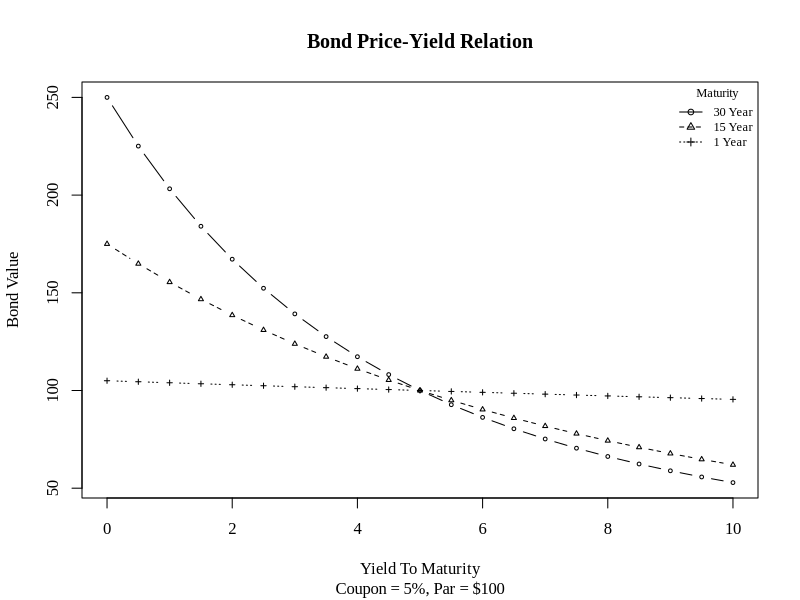

This figure's R source:
# 3.6 Embedded Functions Test.R
# function, optimize
# rmarkdown::render("3.6 Embedded Functions Test.R", "word_document")
rm(list = ls())  # Take out the Environment "trash"
cat("\014") # Clear Console, making error checking easier.
while (!is.null(dev.list()))  dev.off() # Clear old plots
par(family = 'Times New Roman') # Globally set fonts for graphs
# Libraries
#  stats: optimize, solving for yield to maturity
Packages <- c("stats") 
if(length(setdiff(Packages, rownames(installed.packages()))) > 0) {
  install.packages(setdiff(Packages, rownames(installed.packages())))
} # Make sure libraries are installed on this computer
lapply(Packages, library, character.only=TRUE) # Load and attach libraries
rm(Packages)
# Bond inputs
CouponRate = 5.0
ParValue = 100.0
YearsToMaturity = 30
YieldToMaturity = 6.0
ActualPrice = 80.0
NumberOfObservations = 21
YieldLowerBound = 0.0
YieldUpperBound = 10.0
YieldStepSize = (YieldUpperBound - YieldLowerBound)/(NumberOfObservations-1)
#
# Bond value function
#
FRMBondValue <- function(tempYieldToMaturity, tempCouponRate, tempParValue, 
  tempYearsToMaturity){
  PV = 0.0 # Present value variable
  for (i in 1:tempYearsToMaturity){
    PV = PV + ((tempCouponRate/100.0)*tempParValue) / 
      ((1.0 + (tempYieldToMaturity/100.0))^i)
  }
  return(PV + tempParValue / 
    ((1.0 + (tempYieldToMaturity/100.0))^tempYearsToMaturity))
}
# Test the function
BondValue = FRMBondValue(YieldToMaturity, CouponRate, ParValue, 
  YearsToMaturity)
BondValue
#
# Yield to maturity function with bond function (Version 1)
#
# Function that finds the difference between market and model bond prices
BondValue <- 90
FRMPriceDifferenceWFunction <- function(tempYieldToMaturity, tempCouponRate, 
  tempParValue, tempYearsToMaturity, tempActualPrice){
  tempBV <- FRMBondValue(tempYieldToMaturity, tempCouponRate, tempParValue, 
    tempYearsToMaturity)
  return(abs(tempActualPrice - tempBV))
}
TestDifference1 = FRMPriceDifferenceWFunction(YieldToMaturity, CouponRate, 
  ParValue, YearsToMaturity, BondValue)
TestDifference1
#
# Yield to maturity function with embedded bond value calculation (Version 2)
#
# Function that finds the difference between market and model bond prices
FRMPriceDifference <- function(tempYieldToMaturity, tempCouponRate, 
  tempParValue, tempYearsToMaturity, tempActualPrice){
  PV = 0.0 # Present value variable
  for (i in 1:tempYearsToMaturity){
    PV = PV + ((tempCouponRate/100.0)*tempParValue) / 
      ((1.0 + (tempYieldToMaturity/100.0))^i)
  }
  return(abs(tempActualPrice - (PV + tempParValue 
    / ((1.0 + (tempYieldToMaturity/100.0))^tempYearsToMaturity))))
}
# Test the function -- should be 0 if using BondValue from calculation above
BondValue = 90
TestDifference2 = FRMPriceDifference(YieldToMaturity, CouponRate, ParValue, 
  YearsToMaturity, BondValue)
TestDifference2
TestDifference2 - TestDifference1
# Minimize the objective function (FRMPriceDifference) by changing 
#  YieldToMaturity
# ?'optimize' # Help on optimize function
# Note using ActualPrice and not BondValue
# optimize will solve for the first parameter in the function 
# (tempYieldToMatuirity in FRMPriceDifference here)
solution = optimize(FRMPriceDifferenceWFunction, tempCouponRate = CouponRate, 
  tempParValue = ParValue, tempYearsToMaturity = YearsToMaturity, 
  tempActualPrice = ActualPrice, interval = c(0,1000), 
  tol = .Machine$double.eps^0.25)
solution
# Print YieldToMaturity that equates actual and model bond prices
BondYieldToMaturity = solution$minimum
BondYieldToMaturity
# Data for plots
YieldToMaturity = c(1:NumberOfObservations)
BondValue30 <- c(1:NumberOfObservations)
BondValue15 <- c(1:NumberOfObservations)
BondValue1 <- c(1:NumberOfObservations)
for(i in 1:NumberOfObservations){
  YieldToMaturity[i] <- as.double(YieldLowerBound + (i-1)*YieldStepSize)
  YearsToMaturity = 1
  BondValue1[i] = FRMBondValue(YieldToMaturity[i], CouponRate, ParValue, 
    YearsToMaturity)
  YearsToMaturity = 15
  BondValue15[i] = FRMBondValue(YieldToMaturity[i], CouponRate, ParValue,
    YearsToMaturity)
  YearsToMaturity = 30
  BondValue30[i] = FRMBondValue(YieldToMaturity[i], CouponRate, ParValue, 
    YearsToMaturity)
}
# Simple plot
MaxXValue = max(YieldToMaturity)
MinXValue = min(YieldToMaturity)
xlim1 = c(1:2); xlim1[1] = MinXValue; xlim1[2] = MaxXValue
MaxYValue = max(BondValue1, BondValue15, BondValue30)
MinYValue = min(BondValue1, BondValue15, BondValue30)
ylim1 = c(1:2); ylim1[1] = MinYValue; ylim1[2] = MaxYValue
legtxt = c("30 Year","15 Year","1 Year")
Title1 = "Bond Price-Yield Relation"
xTitle = "Yield To Maturity"
yTitle = "Bond Value"
# Plot footers
TC = paste0('Coupon = ', CouponRate, '%')
TPar = paste0(', Par = $', ParValue)
sTitle = paste0(TC, TPar)
lTitle = "Maturity"
plot(YieldToMaturity, BondValue30, type="b", main=Title1,
  sub=sTitle, xlab=xTitle, ylab=yTitle, col="black", xlim = xlim1, 
  ylim = ylim1, pch = 1, cex = 0.5, lty = 1)
lines(YieldToMaturity,BondValue15, type="b", col="black", xlim = xlim1, 
  ylim = ylim1, pch = 2, cex = 0.5, lty = 2)
lines(YieldToMaturity,BondValue1, type="b", col="black", xlim = xlim1, 
  ylim = ylim1, pch = 3, cex = 0.5, lty = 3)
legend("topright", legtxt, cex = 0.75, lwd = c(1,1,1), lty = c(1,2,3), 
  col = c("black","black","black"), pch = c(1, 2, 3), bty = "n", 
  title = lTitle)

